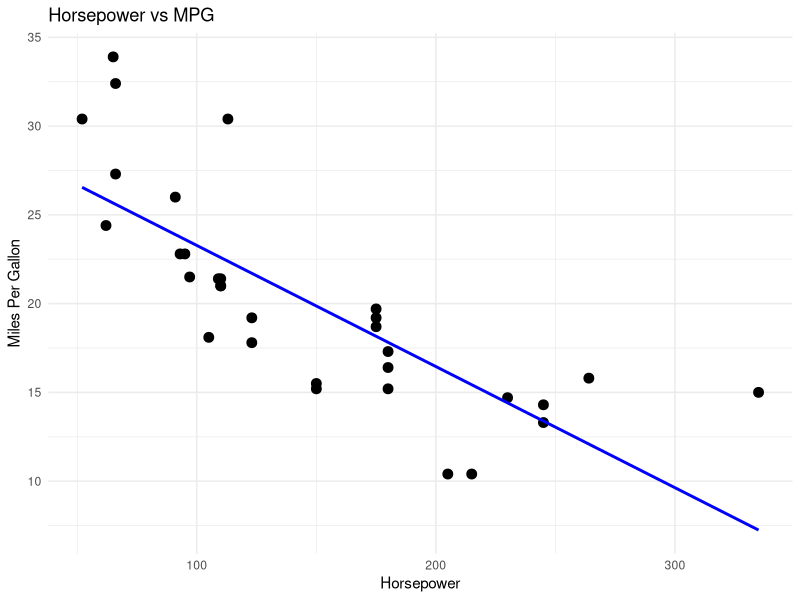
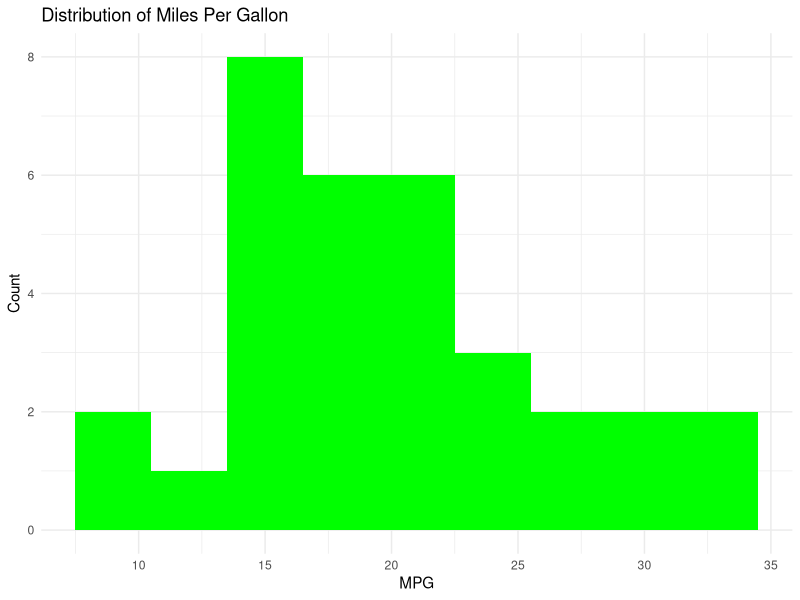
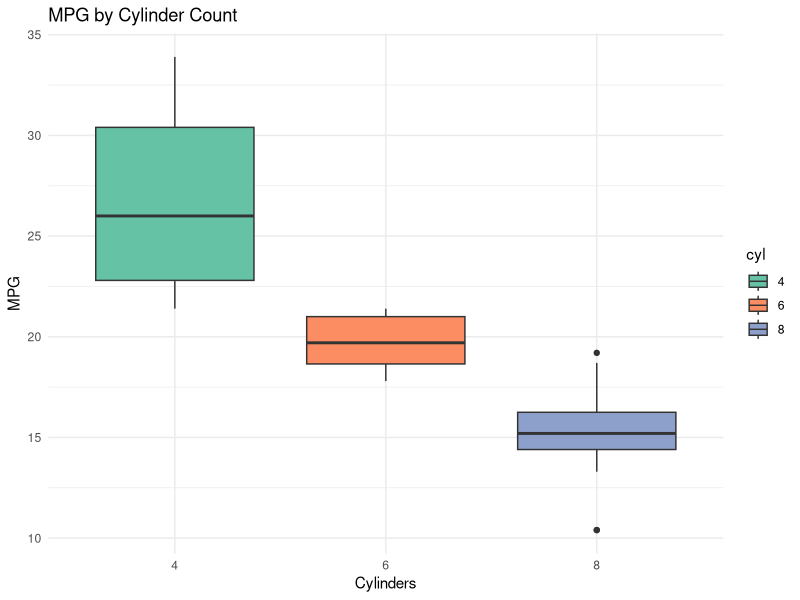
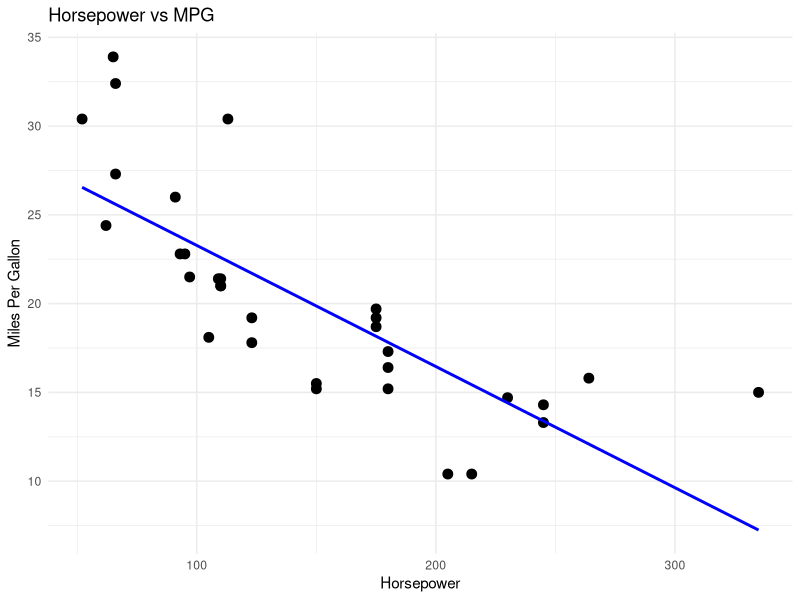
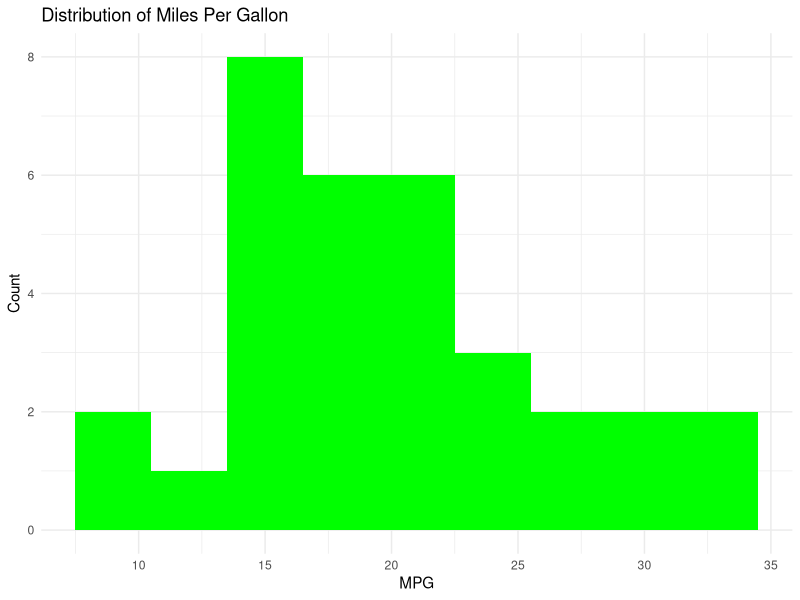
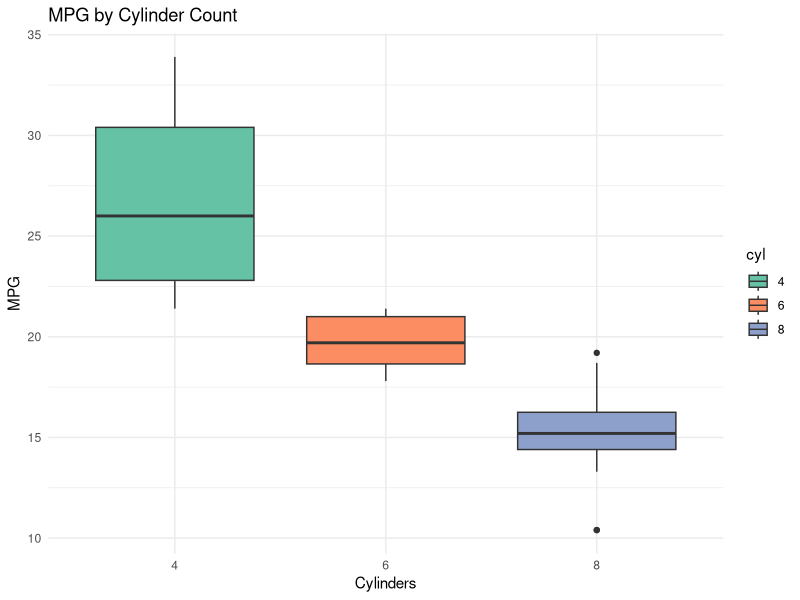

Source code (R) for these figures, in order:
# required packages
required_packages <- c("ggplot2", "dplyr")

library(ggplot2)
library(dplyr)

# Data prep
data <- mtcars
data$car <- rownames(mtcars)
data$cyl <- as.factor(data$cyl)

# Create output directory for plots
out_dir <- "plots"
if (!dir.exists(out_dir)) dir.create(out_dir, showWarnings = FALSE)

# Scatterplot: Horsepower vs MPG
plot_hp_mpg <- ggplot(data, aes(x = hp, y = mpg)) +
  geom_point(size = 3) +
  geom_smooth(method = "lm", se = FALSE, color = "blue") +
  labs(
    title = "Horsepower vs MPG",
    x = "Horsepower",
    y = "Miles Per Gallon"
  ) +
  theme_minimal()
print(plot_hp_mpg)
ggsave(filename = file.path(out_dir, "hp_vs_mpg.png"), plot = plot_hp_mpg, width = 7, height = 5, dpi = 300)

# 2 — Histogram of MPG
plot_hist_mpg <- ggplot(data, aes(x = mpg)) +
  geom_histogram(binwidth = 3, fill = "green") +
  labs(
    title = "Distribution of Miles Per Gallon",
    x = "MPG",
    y = "Count"
  ) +
  theme_minimal()
print(plot_hist_mpg)
ggsave(filename = file.path(out_dir, "mpg_histogram.png"), plot = plot_hist_mpg, width = 7, height = 5, dpi = 300)

# 3 — Boxplot of MPG by number of cylinders
plot_box_cyl <- ggplot(data, aes(x = cyl, y = mpg, fill = cyl)) +
  geom_boxplot() +
  labs(
    title = "MPG by Cylinder Count",
    x = "Cylinders",
    y = "MPG"
  ) +
  theme_minimal() +
  scale_fill_brewer(palette = "Set2")
print(plot_box_cyl)
ggsave(filename = file.path(out_dir, "mpg_by_cyl_boxplot.png"), plot = plot_box_cyl, width = 7, height = 5, dpi = 300)

# --- Summary statistics ---
mpg_summary <- data %>%
  group_by(cyl) %>%
  summarize(
    Avg_MPG = mean(mpg),
    Min_MPG = min(mpg),
    Max_MPG = max(mpg),
    .groups = "drop"
  )

message("=== MPG SUMMARY BY CYLINDER COUNT ===")
print(mpg_summary)